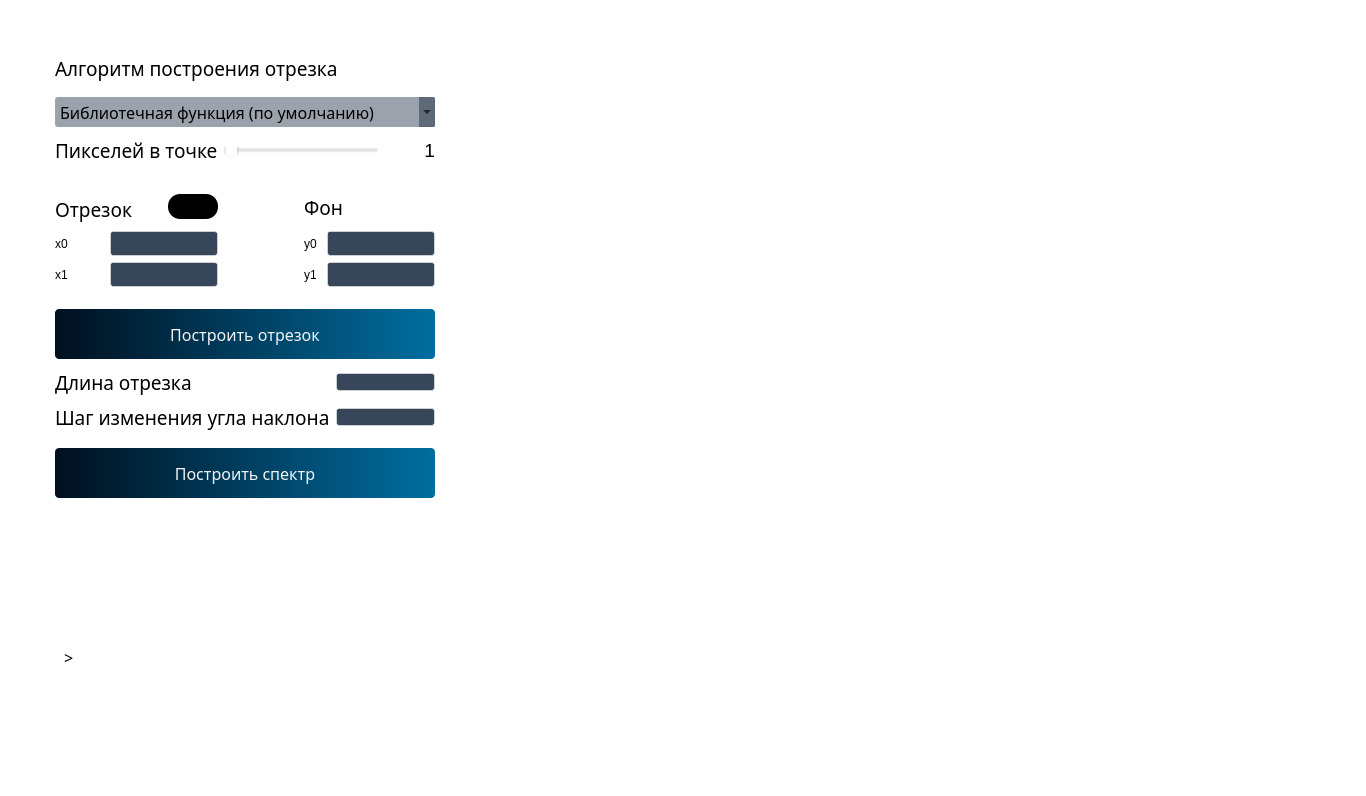
<?xml version="1.0" encoding="UTF-8"?>
<ui version="4.0">
 <class>MainWindow</class>
 <widget class="QMainWindow" name="MainWindow">
  <property name="geometry">
   <rect>
    <x>0</x>
    <y>0</y>
    <width>1366</width>
    <height>796</height>
   </rect>
  </property>
  <property name="minimumSize">
   <size>
    <width>1366</width>
    <height>768</height>
   </size>
  </property>
  <property name="font">
   <font>
    <family>Noto Sans Ethiopic Medium</family>
    <pointsize>10</pointsize>
   </font>
  </property>
  <property name="windowTitle">
   <string>MainWindow</string>
  </property>
  <property name="styleSheet">
   <string notr="true">QMainWindow#MainWindow {
border-radius: 4px;
background: transparent;
background-color: rgba(255, 255, 255, 0);
}</string>
  </property>
  <widget class="QWidget" name="centralwidget">
   <property name="autoFillBackground">
    <bool>false</bool>
   </property>
   <property name="styleSheet">
    <string notr="true">QWidget#centralwidget {
background-image:url(:/background/img/background.jpg)  0 0 0 0 stretch stretch;
background-repeat: no-repeat;
background-position: center;
}</string>
   </property>
   <layout class="QHBoxLayout" name="horizontalLayout_3" stretch="0,10,10">
    <property name="spacing">
     <number>10</number>
    </property>
    <property name="leftMargin">
     <number>30</number>
    </property>
    <property name="topMargin">
     <number>25</number>
    </property>
    <property name="rightMargin">
     <number>30</number>
    </property>
    <property name="bottomMargin">
     <number>25</number>
    </property>
    <item>
     <widget class="QWidget" name="widget" native="true">
      <property name="sizePolicy">
       <sizepolicy hsizetype="Fixed" vsizetype="Minimum">
        <horstretch>0</horstretch>
        <verstretch>0</verstretch>
       </sizepolicy>
      </property>
      <property name="minimumSize">
       <size>
        <width>430</width>
        <height>0</height>
       </size>
      </property>
      <property name="maximumSize">
       <size>
        <width>0</width>
        <height>16777215</height>
       </size>
      </property>
      <property name="sizeIncrement">
       <size>
        <width>5</width>
        <height>10</height>
       </size>
      </property>
      <property name="autoFillBackground">
       <bool>false</bool>
      </property>
      <property name="styleSheet">
       <string notr="true">QWidget#widget {
border-radius: 15px;
background: transparent;
background-color: rgba(255, 255, 255, 50);
}
</string>
      </property>
      <layout class="QVBoxLayout" name="verticalLayout">
       <property name="leftMargin">
        <number>25</number>
       </property>
       <property name="topMargin">
        <number>30</number>
       </property>
       <property name="rightMargin">
        <number>25</number>
       </property>
       <property name="bottomMargin">
        <number>25</number>
       </property>
       <item>
        <widget class="QLabel" name="HeaderAlgorithm">
         <property name="maximumSize">
          <size>
           <width>16777215</width>
           <height>26</height>
          </size>
         </property>
         <property name="font">
          <font>
           <family>Noto Sans Ethiopic Medium</family>
           <pointsize>14</pointsize>
          </font>
         </property>
         <property name="styleSheet">
          <string notr="true">background-color: rgba(255, 255, 255, 0);</string>
         </property>
         <property name="text">
          <string>Алгоритм построения отрезка</string>
         </property>
        </widget>
       </item>
       <item>
        <spacer name="verticalSpacer_3">
         <property name="orientation">
          <enum>Qt::Vertical</enum>
         </property>
         <property name="sizeType">
          <enum>QSizePolicy::Fixed</enum>
         </property>
         <property name="sizeHint" stdset="0">
          <size>
           <width>20</width>
           <height>10</height>
          </size>
         </property>
        </spacer>
       </item>
       <item>
        <widget class="QComboBox" name="AlgorithmsChooser">
         <property name="minimumSize">
          <size>
           <width>30</width>
           <height>30</height>
          </size>
         </property>
         <property name="font">
          <font>
           <family>Noto Sans Ethiopic Medium</family>
           <pointsize>12</pointsize>
          </font>
         </property>
         <property name="styleSheet">
          <string notr="true">padding-left: 5px;
border-radius: 3px;
background-color: rgba(0, 19, 43, 100)</string>
         </property>
         <item>
          <property name="text">
           <string>Библиотечная функция (по умолчанию)</string>
          </property>
         </item>
         <item>
          <property name="text">
           <string>Цифровой дифференциальный анализатор</string>
          </property>
         </item>
         <item>
          <property name="text">
           <string>Брезенхем с действительными данными</string>
          </property>
         </item>
         <item>
          <property name="text">
           <string>Брезенхем с целочисленными данными</string>
          </property>
         </item>
         <item>
          <property name="text">
           <string>Брезенхем с устранением ступенчатости</string>
          </property>
         </item>
         <item>
          <property name="text">
           <string>Ву</string>
          </property>
         </item>
        </widget>
       </item>
       <item>
        <spacer name="verticalSpacer_2">
         <property name="orientation">
          <enum>Qt::Vertical</enum>
         </property>
         <property name="sizeType">
          <enum>QSizePolicy::Preferred</enum>
         </property>
         <property name="sizeHint" stdset="0">
          <size>
           <width>40</width>
           <height>40</height>
          </size>
         </property>
        </spacer>
       </item>
       <item>
        <layout class="QGridLayout" name="gridLayout_5">
         <item row="4" column="3" rowspan="3">
          <spacer name="horizontalSpacer_2">
           <property name="orientation">
            <enum>Qt::Horizontal</enum>
           </property>
           <property name="sizeHint" stdset="0">
            <size>
             <width>30</width>
             <height>20</height>
            </size>
           </property>
          </spacer>
         </item>
         <item row="2" column="4" colspan="2">
          <widget class="QLabel" name="BackgroundLabel">
           <property name="minimumSize">
            <size>
             <width>0</width>
             <height>0</height>
            </size>
           </property>
           <property name="maximumSize">
            <size>
             <width>140</width>
             <height>16777215</height>
            </size>
           </property>
           <property name="font">
            <font>
             <family>Noto Sans Ethiopic Medium</family>
             <pointsize>14</pointsize>
            </font>
           </property>
           <property name="styleSheet">
            <string notr="true">background-color: rgba(255, 255, 255, 0);</string>
           </property>
           <property name="text">
            <string>Фон</string>
           </property>
          </widget>
         </item>
         <item row="4" column="1" colspan="2">
          <widget class="QLineEdit" name="InputFieldLineX0">
           <property name="minimumSize">
            <size>
             <width>0</width>
             <height>25</height>
            </size>
           </property>
           <property name="maximumSize">
            <size>
             <width>16777215</width>
             <height>25</height>
            </size>
           </property>
           <property name="styleSheet">
            <string notr="true">border: 1px solid rgba(255, 255, 255, 125);
background-color: rgba(0, 19, 43, 200);
border-radius: 3px;
</string>
           </property>
           <property name="alignment">
            <set>Qt::AlignRight|Qt::AlignTrailing|Qt::AlignVCenter</set>
           </property>
          </widget>
         </item>
         <item row="5" column="0">
          <widget class="QLabel" name="LabelTriangleX1">
           <property name="maximumSize">
            <size>
             <width>16777215</width>
             <height>25</height>
            </size>
           </property>
           <property name="styleSheet">
            <string notr="true">background-color: rgba(255, 255, 255, 0);</string>
           </property>
           <property name="text">
            <string>x1</string>
           </property>
          </widget>
         </item>
         <item row="0" column="3" colspan="3">
          <widget class="QSlider" name="PixelLengthSlider">
           <property name="styleSheet">
            <string notr="true">background-color: rgba(255, 255, 255, 0);</string>
           </property>
           <property name="orientation">
            <enum>Qt::Horizontal</enum>
           </property>
          </widget>
         </item>
         <item row="3" column="0" colspan="7">
          <spacer name="verticalSpacer_6">
           <property name="orientation">
            <enum>Qt::Vertical</enum>
           </property>
           <property name="sizeHint" stdset="0">
            <size>
             <width>20</width>
             <height>20</height>
            </size>
           </property>
          </spacer>
         </item>
         <item row="2" column="6">
          <widget class="QPushButton" name="BackgroundColorButton">
           <property name="sizePolicy">
            <sizepolicy hsizetype="Minimum" vsizetype="Fixed">
             <horstretch>50</horstretch>
             <verstretch>25</verstretch>
            </sizepolicy>
           </property>
           <property name="minimumSize">
            <size>
             <width>50</width>
             <height>25</height>
            </size>
           </property>
           <property name="maximumSize">
            <size>
             <width>50</width>
             <height>25</height>
            </size>
           </property>
           <property name="styleSheet">
            <string notr="true">border-radius: 12px; background-color: white;</string>
           </property>
           <property name="text">
            <string/>
           </property>
          </widget>
         </item>
         <item row="5" column="5" colspan="2">
          <widget class="QLineEdit" name="InputFieldLineY1">
           <property name="minimumSize">
            <size>
             <width>0</width>
             <height>25</height>
            </size>
           </property>
           <property name="maximumSize">
            <size>
             <width>16777215</width>
             <height>25</height>
            </size>
           </property>
           <property name="styleSheet">
            <string notr="true">border: 1px solid rgba(255, 255, 255, 125);
background-color: rgba(0, 19, 43, 200);
border-radius: 3px;
</string>
           </property>
           <property name="alignment">
            <set>Qt::AlignRight|Qt::AlignTrailing|Qt::AlignVCenter</set>
           </property>
          </widget>
         </item>
         <item row="2" column="2">
          <widget class="QPushButton" name="LineColorButton">
           <property name="maximumSize">
            <size>
             <width>50</width>
             <height>25</height>
            </size>
           </property>
           <property name="styleSheet">
            <string notr="true">border-radius: 12px;
background-color: black;</string>
           </property>
           <property name="text">
            <string/>
           </property>
          </widget>
         </item>
         <item row="4" column="4">
          <widget class="QLabel" name="LabelTriangleY0">
           <property name="maximumSize">
            <size>
             <width>16777215</width>
             <height>25</height>
            </size>
           </property>
           <property name="styleSheet">
            <string notr="true">background-color: rgba(255, 255, 255, 0);</string>
           </property>
           <property name="text">
            <string>y0</string>
           </property>
          </widget>
         </item>
         <item row="5" column="1" colspan="2">
          <widget class="QLineEdit" name="InputFieldLineX1">
           <property name="minimumSize">
            <size>
             <width>0</width>
             <height>25</height>
            </size>
           </property>
           <property name="maximumSize">
            <size>
             <width>16777215</width>
             <height>25</height>
            </size>
           </property>
           <property name="styleSheet">
            <string notr="true">border: 1px solid rgba(255, 255, 255, 125);
background-color: rgba(0, 19, 43, 200);
border-radius: 3px;
</string>
           </property>
           <property name="alignment">
            <set>Qt::AlignRight|Qt::AlignTrailing|Qt::AlignVCenter</set>
           </property>
          </widget>
         </item>
         <item row="0" column="0" colspan="3">
          <widget class="QLabel" name="ChooseNPixelsLabel">
           <property name="font">
            <font>
             <family>Noto Sans Ethiopic Medium</family>
             <pointsize>14</pointsize>
            </font>
           </property>
           <property name="styleSheet">
            <string notr="true">background-color: rgba(255, 255, 255, 0);</string>
           </property>
           <property name="text">
            <string>Пикселей в точке</string>
           </property>
          </widget>
         </item>
         <item row="1" column="0" colspan="7">
          <spacer name="verticalSpacer_4">
           <property name="orientation">
            <enum>Qt::Vertical</enum>
           </property>
           <property name="sizeHint" stdset="0">
            <size>
             <width>20</width>
             <height>40</height>
            </size>
           </property>
          </spacer>
         </item>
         <item row="4" column="0">
          <widget class="QLabel" name="LabelTriangleX0">
           <property name="maximumSize">
            <size>
             <width>16777215</width>
             <height>25</height>
            </size>
           </property>
           <property name="styleSheet">
            <string notr="true">background-color: rgba(255, 255, 255, 0);</string>
           </property>
           <property name="text">
            <string>x0</string>
           </property>
          </widget>
         </item>
         <item row="4" column="5" colspan="2">
          <widget class="QLineEdit" name="InputFieldLineY0">
           <property name="minimumSize">
            <size>
             <width>0</width>
             <height>25</height>
            </size>
           </property>
           <property name="maximumSize">
            <size>
             <width>16777215</width>
             <height>25</height>
            </size>
           </property>
           <property name="styleSheet">
            <string notr="true">border: 1px solid rgba(255, 255, 255, 125);
background-color: rgba(0, 19, 43, 200);
border-radius: 3px;
</string>
           </property>
           <property name="alignment">
            <set>Qt::AlignRight|Qt::AlignTrailing|Qt::AlignVCenter</set>
           </property>
          </widget>
         </item>
         <item row="0" column="6">
          <widget class="QLabel" name="NPixelsLabel">
           <property name="font">
            <font>
             <pointsize>14</pointsize>
            </font>
           </property>
           <property name="layoutDirection">
            <enum>Qt::RightToLeft</enum>
           </property>
           <property name="styleSheet">
            <string notr="true">background-color: rgba(255, 255, 255, 0);</string>
           </property>
           <property name="text">
            <string>1</string>
           </property>
           <property name="alignment">
            <set>Qt::AlignRight|Qt::AlignTrailing|Qt::AlignVCenter</set>
           </property>
          </widget>
         </item>
         <item row="5" column="4">
          <widget class="QLabel" name="LabelTriangleY1">
           <property name="maximumSize">
            <size>
             <width>16777215</width>
             <height>25</height>
            </size>
           </property>
           <property name="styleSheet">
            <string notr="true">background-color: rgba(255, 255, 255, 0);</string>
           </property>
           <property name="text">
            <string>y1</string>
           </property>
          </widget>
         </item>
         <item row="2" column="0" colspan="2">
          <widget class="QLabel" name="HeaderTriangleLabel">
           <property name="minimumSize">
            <size>
             <width>0</width>
             <height>30</height>
            </size>
           </property>
           <property name="maximumSize">
            <size>
             <width>100</width>
             <height>26</height>
            </size>
           </property>
           <property name="font">
            <font>
             <family>Noto Sans Ethiopic Medium</family>
             <pointsize>14</pointsize>
            </font>
           </property>
           <property name="styleSheet">
            <string notr="true">background-color: rgba(255, 255, 255, 0);</string>
           </property>
           <property name="text">
            <string>Отрезок</string>
           </property>
          </widget>
         </item>
        </layout>
       </item>
       <item>
        <spacer name="verticalSpacer">
         <property name="orientation">
          <enum>Qt::Vertical</enum>
         </property>
         <property name="sizeType">
          <enum>QSizePolicy::Fixed</enum>
         </property>
         <property name="sizeHint" stdset="0">
          <size>
           <width>20</width>
           <height>10</height>
          </size>
         </property>
        </spacer>
       </item>
       <item>
        <widget class="QPushButton" name="DrawLineButton">
         <property name="minimumSize">
          <size>
           <width>0</width>
           <height>50</height>
          </size>
         </property>
         <property name="font">
          <font>
           <family>Noto Sans Ethiopic Medium</family>
           <pointsize>12</pointsize>
          </font>
         </property>
         <property name="styleSheet">
          <string notr="true">QPushButton#DrawLineButton {
border-radius: 4px;
color: rgba(255, 255, 255, 240);
background-color: qlineargradient(spread:pad, x1:0, y1:0, x2:1, y2:0, stop:0 #000F1F, stop:1 #006EA0);
}

QPushButton#DrawLineButton:pressed {
border-radius: 4px;
background-color: #003D5D;
}</string>
         </property>
         <property name="text">
          <string>Построить отрезок</string>
         </property>
        </widget>
       </item>
       <item>
        <spacer name="verticalSpacer_8">
         <property name="orientation">
          <enum>Qt::Vertical</enum>
         </property>
         <property name="sizeHint" stdset="0">
          <size>
           <width>20</width>
           <height>40</height>
          </size>
         </property>
        </spacer>
       </item>
       <item>
        <layout class="QGridLayout" name="gridLayout_2">
         <property name="bottomMargin">
          <number>0</number>
         </property>
         <item row="2" column="1">
          <widget class="QLabel" name="label_2">
           <property name="minimumSize">
            <size>
             <width>0</width>
             <height>30</height>
            </size>
           </property>
           <property name="font">
            <font>
             <family>Noto Sans Ethiopic Medium</family>
             <pointsize>14</pointsize>
            </font>
           </property>
           <property name="autoFillBackground">
            <bool>false</bool>
           </property>
           <property name="styleSheet">
            <string notr="true">background-color: rgba(255, 255, 255, 0);</string>
           </property>
           <property name="text">
            <string>Шаг изменения угла наклона</string>
           </property>
          </widget>
         </item>
         <item row="2" column="2">
          <widget class="QLineEdit" name="InputFieldStep">
           <property name="styleSheet">
            <string notr="true">border: 1px solid rgba(255, 255, 255, 125);
background-color: rgba(0, 19, 43, 200);
border-radius: 3px;
</string>
           </property>
           <property name="alignment">
            <set>Qt::AlignRight|Qt::AlignTrailing|Qt::AlignVCenter</set>
           </property>
          </widget>
         </item>
         <item row="1" column="2">
          <widget class="QLineEdit" name="InputFieldLineLength">
           <property name="styleSheet">
            <string notr="true">border: 1px solid rgba(255, 255, 255, 125);
background-color: rgba(0, 19, 43, 200);
border-radius: 3px;
</string>
           </property>
           <property name="alignment">
            <set>Qt::AlignRight|Qt::AlignTrailing|Qt::AlignVCenter</set>
           </property>
          </widget>
         </item>
         <item row="1" column="1">
          <widget class="QLabel" name="label">
           <property name="font">
            <font>
             <family>Noto Sans Ethiopic Medium</family>
             <pointsize>14</pointsize>
            </font>
           </property>
           <property name="text">
            <string>Длина отрезка</string>
           </property>
          </widget>
         </item>
        </layout>
       </item>
       <item>
        <spacer name="verticalSpacer_12">
         <property name="orientation">
          <enum>Qt::Vertical</enum>
         </property>
         <property name="sizeType">
          <enum>QSizePolicy::Fixed</enum>
         </property>
         <property name="sizeHint" stdset="0">
          <size>
           <width>20</width>
           <height>10</height>
          </size>
         </property>
        </spacer>
       </item>
       <item>
        <widget class="QPushButton" name="DrawSunButton">
         <property name="minimumSize">
          <size>
           <width>0</width>
           <height>50</height>
          </size>
         </property>
         <property name="font">
          <font>
           <family>Noto Sans Ethiopic Medium</family>
           <pointsize>12</pointsize>
          </font>
         </property>
         <property name="styleSheet">
          <string notr="true">QPushButton#DrawSunButton {
border-radius: 4px;
color: rgba(255, 255, 255, 240);
background-color: qlineargradient(spread:pad, x1:0, y1:0, x2:1, y2:0, stop:0 #000F1F, stop:1 #006EA0);
}

QPushButton#DrawSunButton:pressed {
border-radius: 4px;
background-color: #003D5D;
}</string>
         </property>
         <property name="text">
          <string>Построить спектр</string>
         </property>
        </widget>
       </item>
       <item>
        <spacer name="verticalSpacer_11">
         <property name="orientation">
          <enum>Qt::Vertical</enum>
         </property>
         <property name="sizeHint" stdset="0">
          <size>
           <width>20</width>
           <height>40</height>
          </size>
         </property>
        </spacer>
       </item>
       <item>
        <spacer name="verticalSpacer_5">
         <property name="orientation">
          <enum>Qt::Vertical</enum>
         </property>
         <property name="sizeHint" stdset="0">
          <size>
           <width>20</width>
           <height>40</height>
          </size>
         </property>
        </spacer>
       </item>
       <item>
        <widget class="QPushButton" name="CompareTimeButton">
         <property name="minimumSize">
          <size>
           <width>0</width>
           <height>30</height>
          </size>
         </property>
         <property name="font">
          <font>
           <family>Noto Sans Ethiopic Medium</family>
           <pointsize>11</pointsize>
          </font>
         </property>
         <property name="styleSheet">
          <string notr="true">QPushButton#CompareTimeButton {
border-radius: 4px;
background-color: rgba(255, 255, 255, 60);
color: white;
}
QPushButton#CompareTimeButton:pressed {
background-color: rgba(255, 255, 255, 90);
}</string>
         </property>
         <property name="text">
          <string>Сравнение времени</string>
         </property>
        </widget>
       </item>
       <item>
        <widget class="QPushButton" name="CompareStearsButton">
         <property name="minimumSize">
          <size>
           <width>0</width>
           <height>30</height>
          </size>
         </property>
         <property name="font">
          <font>
           <family>Noto Sans Ethiopic Medium</family>
           <pointsize>11</pointsize>
          </font>
         </property>
         <property name="styleSheet">
          <string notr="true">QPushButton#CompareStearsButton {
border-radius: 4px;
background-color: rgba(255, 255, 255, 60);
color: white;
}

QPushButton#CompareStearsButton:pressed {
background-color: rgba(255, 255, 255, 90);
}</string>
         </property>
         <property name="text">
          <string>Сравнение ступенчатости</string>
         </property>
        </widget>
       </item>
       <item>
        <widget class="QPushButton" name="ClearButton">
         <property name="minimumSize">
          <size>
           <width>0</width>
           <height>50</height>
          </size>
         </property>
         <property name="font">
          <font>
           <family>Noto Sans Ethiopic Medium</family>
           <pointsize>11</pointsize>
          </font>
         </property>
         <property name="styleSheet">
          <string notr="true">QPushButton#ClearButton {
border-radius: 4px;
background-color: rgba(255, 255, 255, 90);
color: white;
}

QPushButton#ClearButton:pressed {
background-color: rgba(255, 255, 255, 110);
}</string>
         </property>
         <property name="text">
          <string>Очистить экран</string>
         </property>
        </widget>
       </item>
       <item>
        <spacer name="verticalSpacer_10">
         <property name="orientation">
          <enum>Qt::Vertical</enum>
         </property>
         <property name="sizeHint" stdset="0">
          <size>
           <width>20</width>
           <height>40</height>
          </size>
         </property>
        </spacer>
       </item>
       <item>
        <layout class="QHBoxLayout" name="horizontalLayout">
         <property name="bottomMargin">
          <number>0</number>
         </property>
         <item>
          <widget class="Line" name="line">
           <property name="styleSheet">
            <string notr="true">border-radius: 15px;
background: transparent;
background-color: rgba(255, 255, 255, 50);</string>
           </property>
           <property name="orientation">
            <enum>Qt::Vertical</enum>
           </property>
          </widget>
         </item>
         <item>
          <widget class="QLabel" name="LabelCommunicator">
           <property name="enabled">
            <bool>true</bool>
           </property>
           <property name="sizePolicy">
            <sizepolicy hsizetype="Expanding" vsizetype="Minimum">
             <horstretch>0</horstretch>
             <verstretch>0</verstretch>
            </sizepolicy>
           </property>
           <property name="minimumSize">
            <size>
             <width>0</width>
             <height>100</height>
            </size>
           </property>
           <property name="font">
            <font>
             <family>Noto Sans Ethiopic Medium</family>
             <pointsize>12</pointsize>
            </font>
           </property>
           <property name="toolTipDuration">
            <number>0</number>
           </property>
           <property name="styleSheet">
            <string notr="true">background: transparent;

border-radius: 15px;
background-color: rgba(255, 255, 255, 0)
</string>
           </property>
           <property name="text">
            <string>&gt;</string>
           </property>
           <property name="textFormat">
            <enum>Qt::RichText</enum>
           </property>
           <property name="scaledContents">
            <bool>true</bool>
           </property>
           <property name="alignment">
            <set>Qt::AlignJustify|Qt::AlignTop</set>
           </property>
           <property name="wordWrap">
            <bool>true</bool>
           </property>
           <property name="margin">
            <number>10</number>
           </property>
           <property name="indent">
            <number>0</number>
           </property>
          </widget>
         </item>
        </layout>
       </item>
      </layout>
     </widget>
    </item>
    <item>
     <spacer name="horizontalSpacer_5">
      <property name="orientation">
       <enum>Qt::Horizontal</enum>
      </property>
      <property name="sizeType">
       <enum>QSizePolicy::Fixed</enum>
      </property>
      <property name="sizeHint" stdset="0">
       <size>
        <width>20</width>
        <height>20</height>
       </size>
      </property>
     </spacer>
    </item>
    <item>
     <layout class="QGridLayout" name="gridLayout">
      <property name="sizeConstraint">
       <enum>QLayout::SetDefaultConstraint</enum>
      </property>
      <property name="spacing">
       <number>0</number>
      </property>
      <item row="0" column="0">
       <widget class="QGraphicsView" name="GraphicsView">
        <property name="styleSheet">
         <string notr="true">background-color: white; border-radius: 15px;</string>
        </property>
       </widget>
      </item>
     </layout>
    </item>
   </layout>
  </widget>
 </widget>
 <resources/>
 <connections/>
</ui>
